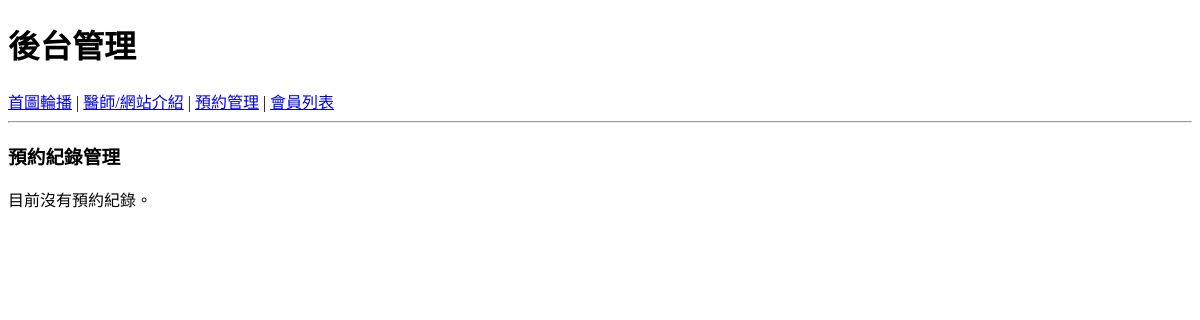
Before: /backend.php?do=booking with the older database file.
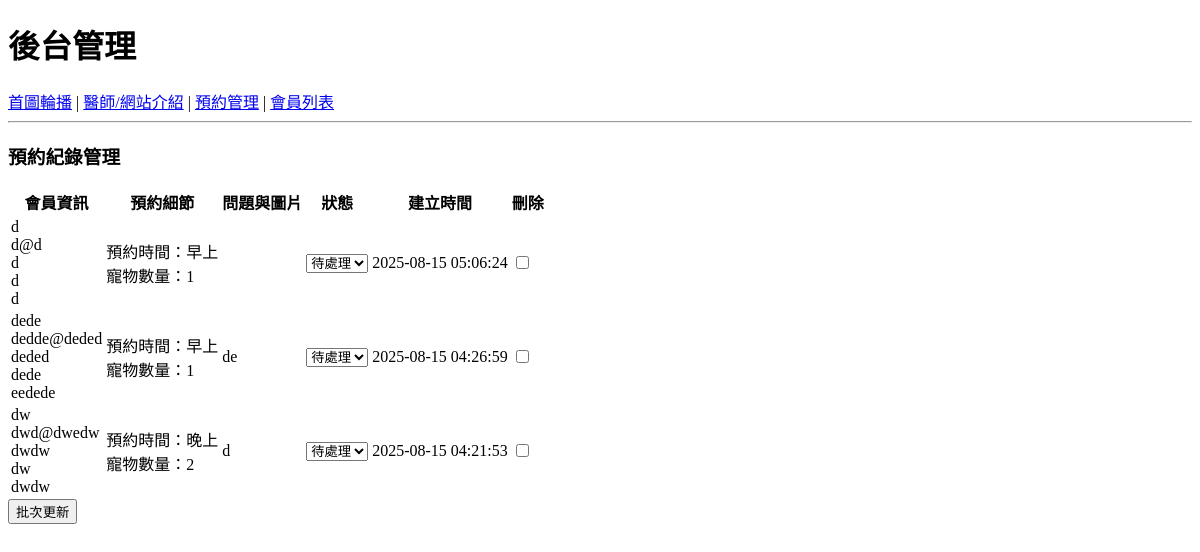
After: the same page with the newer database file.
### tables this page shows
CREATE TABLE `purr_booking` (
  `id` int(10) UNSIGNED NOT NULL,
  `user_id` varchar(100) NOT NULL COMMENT '會員帳號',
  `name` varchar(100) NOT NULL COMMENT '會員姓名',
  `email` varchar(150) NOT NULL COMMENT '聯絡信箱',
  `tel` varchar(50) NOT NULL COMMENT '聯絡電話',
  `line_id` varchar(100) NOT NULL COMMENT 'LINE ID',
  `city` varchar(100) NOT NULL COMMENT '居住地',
  `pet_count` int(11) NOT NULL,
  `available_time` text NOT NULL COMMENT '方便視訊的時間',
  `img` varchar(255) NOT NULL,
  `issue` text NOT NULL,
  `status` tinyint(4) NOT NULL COMMENT '0=待處理, 1=已確認, 2=完成, 3=取消',
  `created_at` datetime NOT NULL DEFAULT current_timestamp() COMMENT '預約建立時間'
);

### api/db.php (called while the page is built, shortened)
<?php
class DB
{
    private $dsn = "mysql:host=localhost;dbname=dbpurr;charset=utf8";
    private $pdo;
    private $table;
    function __construct($table)
    {
        $this->table = $table;
        $this->pdo = new PDO($this->dsn, "root", '');
    }
    function all(...$arg)
    {
        $sql = "select * from $this->table ";
        if (isset($arg[0])) {
            if (is_array($arg[0])) {
                $tmp = $this->arraytosql($arg[0]);
                $sql = $sql . " where " . join(" AND ", $tmp);
            } else {
                $sql .= $arg[0];
            }
        }
        if (isset($arg[1])) {
            $sql .= $arg[1];
        }
        return $this->pdo->query($sql)->fetchAll(PDO::FETCH_ASSOC);
    }
}
$Booking = new DB('purr_booking');

### backend/booking.php (the view, shortened to what this page needs)
<?php
include_once __DIR__ . "/../api/db.php";
$rows = $Booking->all('', ' ORDER BY created_at DESC');
$statusOptions = [
    0 => '待處理',
    1 => '已確認',
    2 => '完成',
    3 => '取消'
];
?>
<h3 class="mb-3">預約紀錄管理</h3>
<?php if (empty($rows)): ?>
    <div class="text-muted">目前沒有預約紀錄。</div>
<?php else: ?>
    <form action="/api/edit.php" method="post">
        <div class="table-responsive">
            <table class="table table-bordered align-middle">
                <thead class="table-primary">
                    <tr>
                        <th>會員資訊</th>
                        <th>預約細節</th>
                        <th>問題與圖片</th>
                        <th>狀態</th>
                        <th>建立時間</th>
                        <th>刪除</th>
                    </tr>
                </thead>
                <tbody>
                    <?php foreach ($rows as $idx => $row): ?>
                        <tr>
                            <td>
                                <?= $row['name']; ?><br>
                                <?= $row['email']; ?><br>
                                <?= $row['tel']; ?><br>
                                <?= $row['line_id']; ?><br>
                                <?= $row['city']; ?>
                            </td>
                            <td>
                                預約時間：<?= $row['available_time']; ?><br>
                                寵物數量：<?= $row['pet_count']; ?>
                            </td>
                            <td>
                                <?= nl2br($row['issue']); ?><br>
                            </td>
                            <td>
                                <select name="status[]">
                                    <?php foreach ($statusOptions as $code => $text): ?>
                                        <option value="<?= $code; ?>" <?= ($row['status'] == $code) ? 'selected' : ''; ?>>
                                            <?= $text; ?>
                                        </option>
                                    <?php endforeach; ?>
                                </select>
                            </td>
                            <td><?= $row['created_at']; ?></td>
                            <td class="text-center">
                                <input type="checkbox" name="del[]" value="<?= $row['id']; ?>">
                            </td>
                        </tr>
                    <?php endforeach; ?>
                </tbody>
            </table>
        </div>
        <button class="btn btn-success">批次更新</button>
    </form>
<?php endif; ?>

Changed rows visible on the page:
added purr_booking: name "d", email "d@d", tel "d", line "d", city "d", available_time "早上", pet_count "1", status "待處理", created_at "2025-08-15 05:06:24"
added purr_booking: name "dede", email "dedde@deded", tel "deded", line "dede", city "eedede", available_time "早上", pet_count "1", issue "de", status "待處理", created_at "2025-08-15 04:26:59"
added purr_booking: name "dw", email "dwd@dwedw", tel "dwdw", line "dw", city "dwdw", available_time "晚上", pet_count "2", issue "d", status "待處理", created_at "2025-08-15 04:21:53"
Other visible differences:
text no longer shown: "目前沒有預約紀錄。"
text now shown: "會員資訊 預約細節 問題與圖片 狀態 建立時間 刪除 批次更新"
